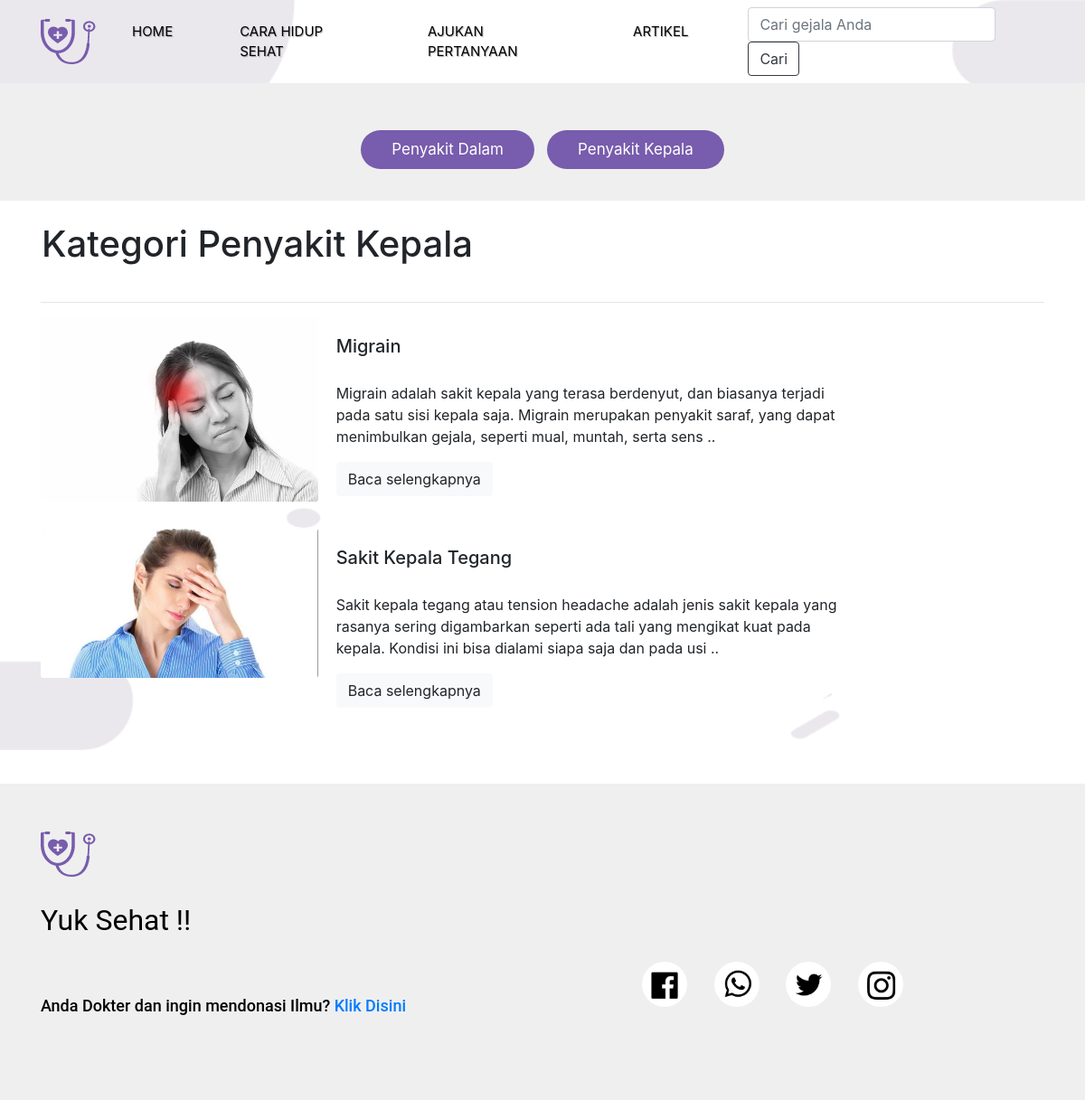
The app's page /singlecontent.php?id=8 with its own data.
### tables this page shows
CREATE TABLE `kategori` (
  `id` int(11) NOT NULL,
  `kategori_nama` varchar(255) NOT NULL,
  `tgl` date NOT NULL
);

CREATE TABLE `penyakit` (
  `id` int(11) NOT NULL,
  `nama` varchar(255) NOT NULL,
  `kategori_id` int(11) NOT NULL,
  `gambar` varchar(255) NOT NULL,
  `deskripsi` varchar(10000) NOT NULL,
  `penyebab` varchar(10000) NOT NULL,
  `gejala` varchar(10000) NOT NULL,
  `obat` varchar(10000) NOT NULL,
  `video` varchar(255) DEFAULT NULL
);

### singlecontent.php (the view, shortened to what this page needs)
<!doctype html>
<html lang="en">
  <head>
    <link rel="stylesheet" href="https://cdn.jsdelivr.net/npm/bootstrap@4.5.3/dist/css/bootstrap.min.css">
    <link rel="stylesheet" href="style.css">
  </head>
  <body>
    <?php
      include 'inc/nav.php';
    ?>
      <div class="panelkategori">
          <div class="container">
            <ul class="nav justify-content-center menukategori">
                <?php
                include 'koneksi.php';
                $sql = mysqli_query($koneksi,"select * from kategori");
                while($data = mysqli_fetch_array($sql)){
              ?>
                <li class="nav-item">
                  <a class="nav-link" href="singlecontent.php?id=<?php echo $data['id'] ?>"><?php echo $data['kategori_nama'] ?></a>
                </li>
              <?php
                  }
              ?>
              </ul>
          </div>
      </div>
        <div class="container">
            <div class="row">
              <?php
              $id = $_GET['id'];
              $get_nama = mysqli_fetch_assoc(mysqli_query($koneksi, "select * from kategori where id='$id'"));
              ?>
                <h1 class="p-3 mt-2">Kategori <?=$get_nama['kategori_nama'] ?></h1>
            </div>
            <hr>
            <div class="row">
                <?php
                  $id = $_GET['id'];
                  $sql = mysqli_query($koneksi, "select * from penyakit where kategori_id = '$id'");
                  while($data = mysqli_fetch_array($sql)){
                ?>
                <div class="col-sm-12 col-lg-10">
                    <div class="cardd mb-3">
                        <div class="row no-gutters">
                          <div class="col-md-4">
                            <img src="img/<?php echo $data['gambar'];?>" class="card-img" alt="...">
                          </div>
                          <div class="col-md-8">
                            <div class="card-body">
                              <h5 class="card-title"><?php echo $data['nama'] ?></h5>
                              <p class="card-text text-truncate"><?php echo substr($data['deskripsi'],0,200).' ..' ?></p>
                              <a href="penyakit.php?id=<?php echo $data['id']; ?>"><button type="button" class="btn btn-light">Baca selengkapnya</button></a>
                            </div>
                          </div>
                        </div>
                      </div>
                </div>
                <?php
                  }
                ?>
            </div>
        </div>
      <?php
        include 'inc/footer.php';
      ?>
  </body>
</html>

### style.css (style rules this page uses)
body { background-image: url(assets/images/background.png); background-size: cover; background-position: center; background-repeat: no-repeat; height: 830px; }
.menukategori { padding: 25px; }
.menukategori a { display: inline-block; color: white; background-color: #785cad; border-radius: 2em; padding: 0.5em 2em; text-decoration: none; margin: 10px; font-size: smaller; margin-top: -20px; }
@media (min-width: 992px) { .menukategori a { display: inline-block; color: white; background-color: #785cad; border-radius: 2em; padding: 0.5em 2em; text-decoration: none; margin: 7px; font-size: 17px; } }
@media (min-width: 992px) { .panelkategori { margin-top: 0; background-color: #efefef; height: 130px; padding: 20px; } }

### records on screen
kategori: kategori_nama "Penyakit Dalam"
kategori: kategori_nama "Penyakit Kepala"
penyakit: gambar (picture), nama "Migrain", deskripsi "Migrain adalah sakit kepala yang terasa berdenyut, dan biasanya terjadi pada satu sisi kepala saja. Migrain merupakan penyakit saraf, yang dapat menimbulkan gejala, seperti mual, muntah, serta sens"
penyakit: gambar (picture), nama "Sakit Kepala Tegang", deskripsi "Sakit kepala tegang atau tension headache adalah jenis sakit kepala yang rasanya sering digambarkan seperti ada tali yang mengikat kuat pada kepala. Kondisi ini bisa dialami siapa saja dan pada usi"
